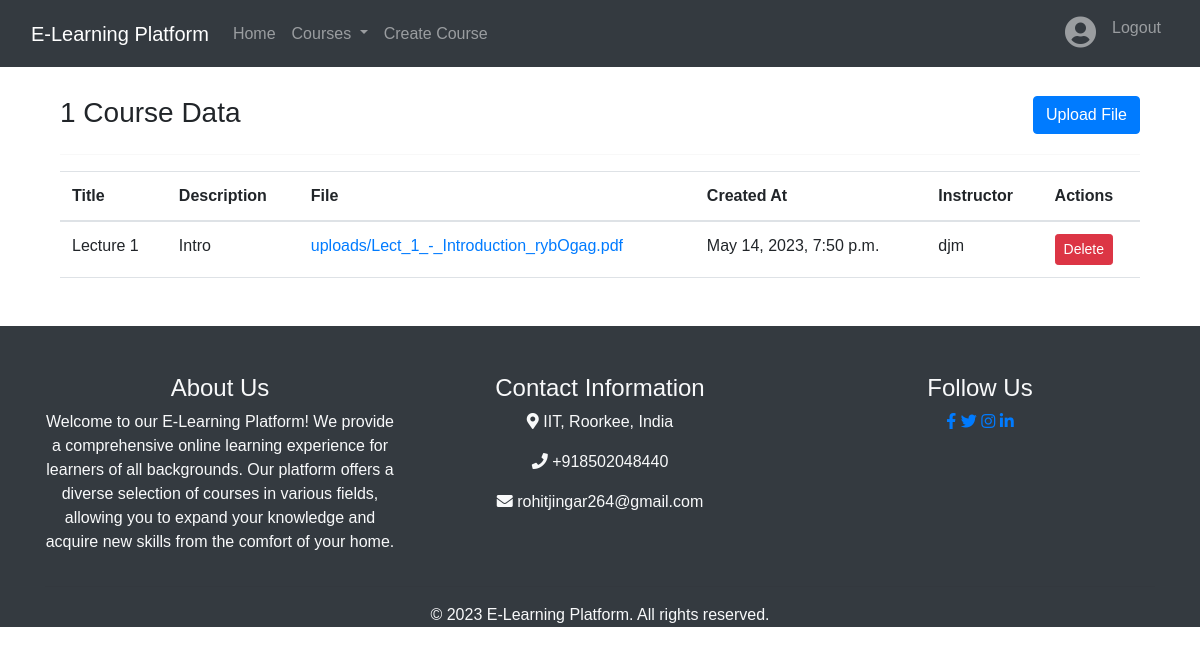
The app's page /course/74/CourseData (signed in) with its own data.
### course/models.py (models this page shows, shortened)
class CourseData(models.Model):
    title = models.CharField(max_length=100)
    description = models.TextField()
    file = models.FileField(upload_to='uploads/')
    created_at = models.DateTimeField(auto_now_add=True)
    course = models.ForeignKey(Course,on_delete = models.CASCADE)
    instructor = models.ForeignKey(UserProfile,on_delete=models.CASCADE)

### home/models.py (models this page shows)
class UserProfile(models.Model):
    user = models.CharField(max_length=122,blank=True)
    email = models.EmailField(max_length=122,blank=True)
    phone = models.CharField(max_length=13,blank=True)
    password = models.CharField(max_length=122,blank=True)
    bio = models.TextField(blank=True)
    picture = models.ImageField(upload_to='profile_pics', blank=True)
    skill_set = models.CharField(max_length=200,blank=True)
    learning_interests = models.CharField(max_length=200,blank=True)
    completed_courses = models.CharField(max_length=200,blank=True)
    certifications = models.CharField(max_length=200,blank=True)
    def __str__(self):
        return self.user

### course/views.py (the view, shortened to what this page needs)
# urls.py: path('<int:pk>/CourseData', CourseDataView.as_view(),name = 'Course-Data'),
@method_decorator(login_required, name='dispatch')
class CourseDataView(LoginRequiredMixin, View):
     def get(self, request,pk):
        form = CourseDataForm()
        course_key = Course.objects.get(pk=pk)
        course_data = CourseData.objects.filter(course=course_key)
        return render(request, 'course_data.html', {'form': form, 'course_data': course_data, 'course_id': course_key})

### templates/course_data.html (shortened to what this page needs)
{% extends 'index.html' %}
{% block body %}
<div class="container pt-5">
  <div class="row">
    <div class="col-md-6">
      <h3>{{ course_data.count }} Course Data</h3>
    </div>
    <div class="col-md-6 text-right">
      <button type="button" class="btn btn-primary" data-toggle="modal" data-target="#upload-modal">
        Upload File
      </button>
    </div>
  </div>
  <hr>
  {% if course_data %}
    <table class="table">
      <thead>
        <tr>
          <th>Title</th>
          <th>Description</th>
          <th>File</th>
          <th>Created At</th>
          <th>Instructor</th>
          <th>Actions</th>
        </tr>
      </thead>
      <tbody>
        {% for data in course_data %}
          <tr>
            <td>{{ data.title }}</td>
            <td>{{ data.description }}</td>
            <td><a href="{{ data.file.url }}" target="_blank">{{ data.file.name }}</a></td>
            <td>{{ data.created_at }}</td>
            <td>{{ data.instructor }}</td>
            <td>
              <form method="post" action="{% url 'delete_course_data' data.pk %}" >
                <button type="submit" class="btn btn-danger btn-sm">Delete</button>
              </form>
            </td>
          </tr>
        {% endfor %}
      </tbody>
    </table>
  {% else %}
    <p>No course data available.</p>
  {% endif %}
</div>
<link rel="stylesheet" href="https://stackpath.bootstrapcdn.com/bootstrap/4.5.0/css/bootstrap.min.css">
{% endblock body %}

### static/styles.css (style rules this page uses)
* { margin: 0; padding: 0; font-family: sans-serif; }

### records on screen
CourseData: title "Lecture 1", description "Intro", file.name "uploads/Lect_1_-_Introduction_rybOgag.pdf", created_at "May 14, 2023, 7:50 p.m.", instructor "djm"

### other values on screen
{{ course_data.count }} "1"
